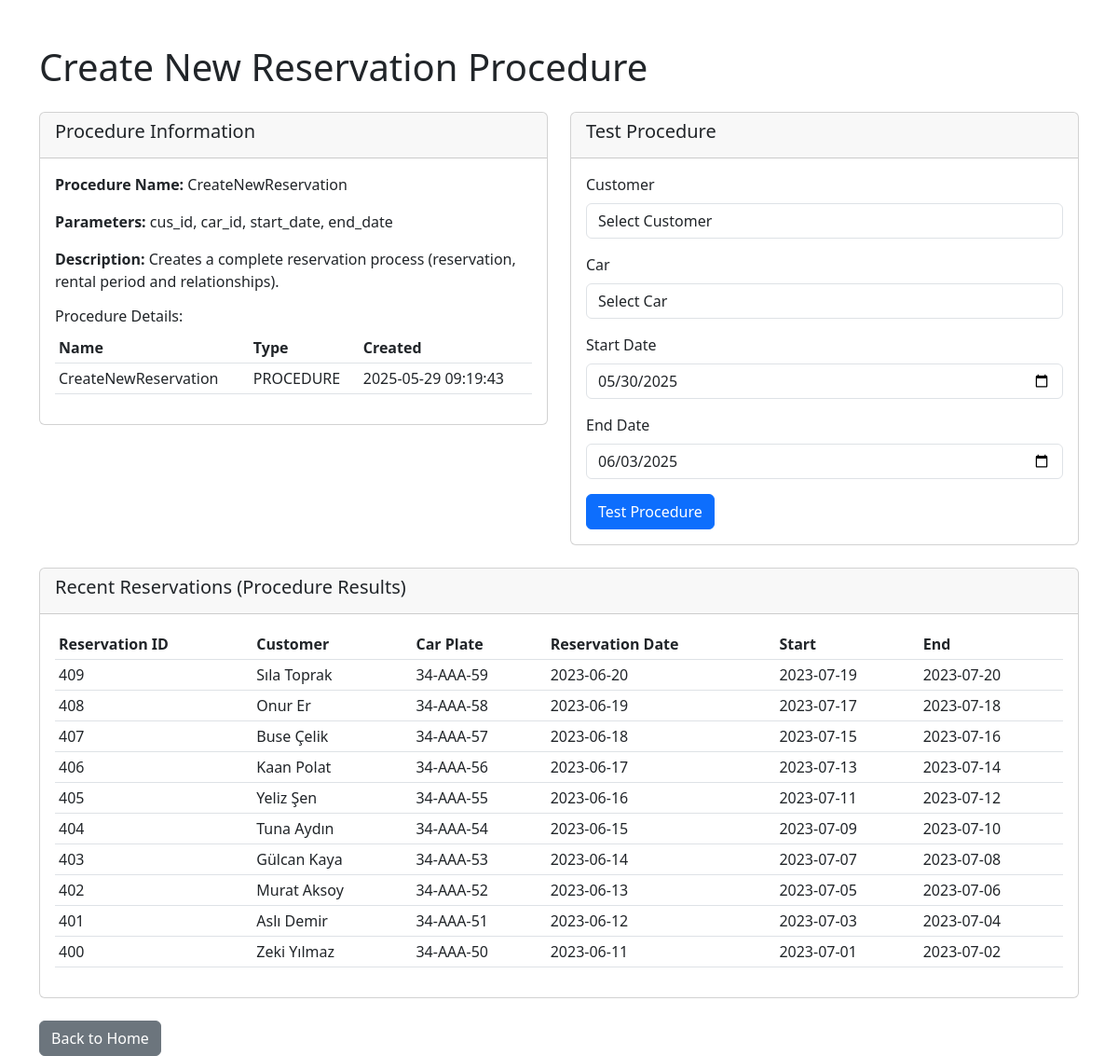
The page /scripts/user/procedures/create_new_reservation.php on the database its author committed.
### tables this page shows
CREATE TABLE Reservation (
    res_id        INT AUTO_INCREMENT,
    res_date      DATE          NOT NULL,
    PRIMARY KEY (res_id)
);

CREATE TABLE Customer (
    cus_id        INT AUTO_INCREMENT,
    full_name     VARCHAR(100)  NOT NULL,
    phone         VARCHAR(20),
    licence_num   VARCHAR(20)   UNIQUE,
    PRIMARY KEY (cus_id)
);

CREATE TABLE Car (
    car_id        INT AUTO_INCREMENT,
    plate_number  VARCHAR(25)   UNIQUE,
    brand         VARCHAR(25),
    model_year    INT,
    PRIMARY KEY (car_id)
);

CREATE TABLE RentalPeriod (
    rent_id       INT AUTO_INCREMENT,
    start_date    DATE,
    end_date      DATE,
    PRIMARY KEY (rent_id)
);

### scripts/user/procedures/create_new_reservation.php (the view, shortened to what this page needs)
<?php
require_once '/var/www/html/config/database.php';
$procedures = [];
try {
    $query = "SHOW PROCEDURE STATUS WHERE Name = 'CreateNewReservation'";
    $result = $mysqli->query($query);
    if ($result) {
        while ($row = $result->fetch_assoc()) {
            $procedures[] = $row;
        }
    }
} catch (Exception $e) {
    $error = "Could not retrieve procedure information: " . $e->getMessage();
}
$reservations = [];
try {
    $reservations_query = "SELECT r.res_id, r.res_date, c.full_name as customer_name,
                          car.plate_number, rp.start_date, rp.end_date
                          FROM Reservation r
                          LEFT JOIN CustomerReservation cr ON r.res_id = cr.res_id
                          LEFT JOIN Customer c ON cr.cus_id = c.cus_id
                          LEFT JOIN ReservationCar rc ON r.res_id = rc.res_id
                          LEFT JOIN Car car ON rc.car_id = car.car_id
                          LEFT JOIN ReservationRentalPeriod rrp ON r.res_id = rrp.res_id
                          LEFT JOIN RentalPeriod rp ON rrp.rent_id = rp.rent_id
                          ORDER BY r.res_id DESC LIMIT 10";
    $reservations_result = $mysqli->query($reservations_query);
    if ($reservations_result) {
        while ($row = $reservations_result->fetch_assoc()) {
            $reservations[] = $row;
        }
    }
} catch (Exception $e) {
}
?>
<!DOCTYPE html>
<html lang="en">
<head>
    <link href="https://cdn.jsdelivr.net/npm/bootstrap@5.3.0/dist/css/bootstrap.min.css" rel="stylesheet">
</head>
<body>
    <div class="container mt-5">
        <h1 class="mb-4">Create New Reservation Procedure</h1>
        <div class="row">
            <div class="col-md-6">
                <div class="card">
                    <div class="card-header">
                        <h5>Procedure Information</h5>
                    </div>
                    <div class="card-body">
                        <p><strong>Procedure Name:</strong> CreateNewReservation</p>
                        <p><strong>Parameters:</strong> cus_id, car_id, start_date, end_date</p>
                        <p><strong>Description:</strong> Creates a complete reservation process (reservation, rental period and relationships).</p>
                        <?php if (!empty($procedures)): ?>
                            <h6 class="mt-3">Procedure Details:</h6>
                            <div class="table-responsive">
                                <table class="table table-sm">
                                    <thead>
                                        <tr>
                                            <th>Name</th>
                                            <th>Type</th>
                                            <th>Created</th>
                                        </tr>
                                    </thead>
                                    <tbody>
                                        <?php foreach ($procedures as $procedure): ?>
                                            <tr>
                                                <td><?php echo htmlspecialchars($procedure['Name']); ?></td>
                                                <td><?php echo htmlspecialchars($procedure['Type']); ?></td>
                                                <td><?php echo htmlspecialchars($procedure['Created']); ?></td>
                                            </tr>
                                        <?php endforeach; ?>
                                    </tbody>
                                </table>
                            </div>
                        <?php else: ?>
                            <div class="alert alert-warning">
                                This procedure has not been created yet.
                            </div>
                        <?php endif; ?>
                    </div>
                </div>
            </div>
            <div class="col-md-6">
                <div class="card">
                    <div class="card-header">
                        <h5>Test Procedure</h5>
                    </div>
                    <div class="card-body">
                        <form method="POST">
                            <div class="mb-3">
                                <label for="cus_id" class="form-label">Customer</label>
                                <select class="form-control" id="cus_id" name="cus_id" required>
                                    <option value="">Select Customer</option>
                                </select>
                            </div>
                            <div class="mb-3">
                                <label for="car_id" class="form-label">Car</label>
                                <select class="form-control" id="car_id" name="car_id" required>
                                    <option value="">Select Car</option>
                                </select>
                            </div>
                            <div class="mb-3">
                                <label for="start_date" class="form-label">Start Date</label>
                                <input type="date" class="form-control" id="start_date" name="start_date"
                                       value="<?php echo date('Y-m-d', strtotime('+1 day')); ?>" required>
                            </div>
                            <div class="mb-3">
                                <label for="end_date" class="form-label">End Date</label>
                                <input type="date" class="form-control" id="end_date" name="end_date"
                                       value="<?php echo date('Y-m-d', strtotime('+5 days')); ?>" required>
                            </div>
                            <button type="submit" class="btn btn-primary">Test Procedure</button>
                        </form>
                    </div>
                </div>
            </div>
        </div>
        <?php if (!empty($reservations)): ?>
            <div class="mt-4">
                <div class="card">
                    <div class="card-header">
                        <h5>Recent Reservations (Procedure Results)</h5>
                    </div>
                    <div class="card-body">
                        <div class="table-responsive">
                            <table class="table table-sm">
                                <thead>
                                    <tr>
                                        <th>Reservation ID</th>
                                        <th>Customer</th>
                                        <th>Car Plate</th>
                                        <th>Reservation Date</th>
                                        <th>Start</th>
                                        <th>End</th>
                                    </tr>
                                </thead>
                                <tbody>
                                    <?php foreach ($reservations as $reservation): ?>
                                        <tr>
                                            <td><?php echo $reservation['res_id']; ?></td>
                                            <td><?php echo htmlspecialchars($reservation['customer_name'] ?? 'N/A'); ?></td>
                                            <td><?php echo htmlspecialchars($reservation['plate_number'] ?? 'N/A'); ?></td>
                                            <td><?php echo htmlspecialchars($reservation['res_date']); ?></td>
                                            <td><?php echo htmlspecialchars($reservation['start_date'] ?? 'N/A'); ?></td>
                                            <td><?php echo htmlspecialchars($reservation['end_date'] ?? 'N/A'); ?></td>
                                        </tr>
                                    <?php endforeach; ?>
                                </tbody>
                            </table>
                        </div>
                    </div>
                </div>
            </div>
        <?php endif; ?>
        <div class="mt-4">
            <a href="../" class="btn btn-secondary">Back to Home</a>
        </div>
    </div>
</body>
</html>

### rows shown on the page
reservation: res_id "409", customer.full_name "Sıla Toprak", car.plate_number "34-AAA-59", res_date "2023-06-20", rentalperiod.start_date "2023-07-19", rentalperiod.end_date "2023-07-20"
reservation: res_id "408", customer.full_name "Onur Er", car.plate_number "34-AAA-58", res_date "2023-06-19", rentalperiod.start_date "2023-07-17", rentalperiod.end_date "2023-07-18"
reservation: res_id "407", customer.full_name "Buse Çelik", car.plate_number "34-AAA-57", res_date "2023-06-18", rentalperiod.start_date "2023-07-15", rentalperiod.end_date "2023-07-16"
reservation: res_id "406", customer.full_name "Kaan Polat", car.plate_number "34-AAA-56", res_date "2023-06-17", rentalperiod.start_date "2023-07-13", rentalperiod.end_date "2023-07-14"
reservation: res_id "405", customer.full_name "Yeliz Şen", car.plate_number "34-AAA-55", res_date "2023-06-16", rentalperiod.start_date "2023-07-11", rentalperiod.end_date "2023-07-12"
reservation: res_id "404", customer.full_name "Tuna Aydın", car.plate_number "34-AAA-54", res_date "2023-06-15", rentalperiod.start_date "2023-07-09", rentalperiod.end_date "2023-07-10"
reservation: res_id "403", customer.full_name "Gülcan Kaya", car.plate_number "34-AAA-53", res_date "2023-06-14", rentalperiod.start_date "2023-07-07", rentalperiod.end_date "2023-07-08"
reservation: res_id "402", customer.full_name "Murat Aksoy", car.plate_number "34-AAA-52", res_date "2023-06-13", rentalperiod.start_date "2023-07-05", rentalperiod.end_date "2023-07-06"
reservation: res_id "401", customer.full_name "Aslı Demir", car.plate_number "34-AAA-51", res_date "2023-06-12", rentalperiod.start_date "2023-07-03", rentalperiod.end_date "2023-07-04"
reservation: res_id "400", customer.full_name "Zeki Yılmaz", car.plate_number "34-AAA-50", res_date "2023-06-11", rentalperiod.start_date "2023-07-01", rentalperiod.end_date "2023-07-02"

### other values the page prints
$procedure['Name'] "CreateNewReservation"
$procedure['Type'] "PROCEDURE"
$procedure['Created'] "2025-05-29 09:19:43"
